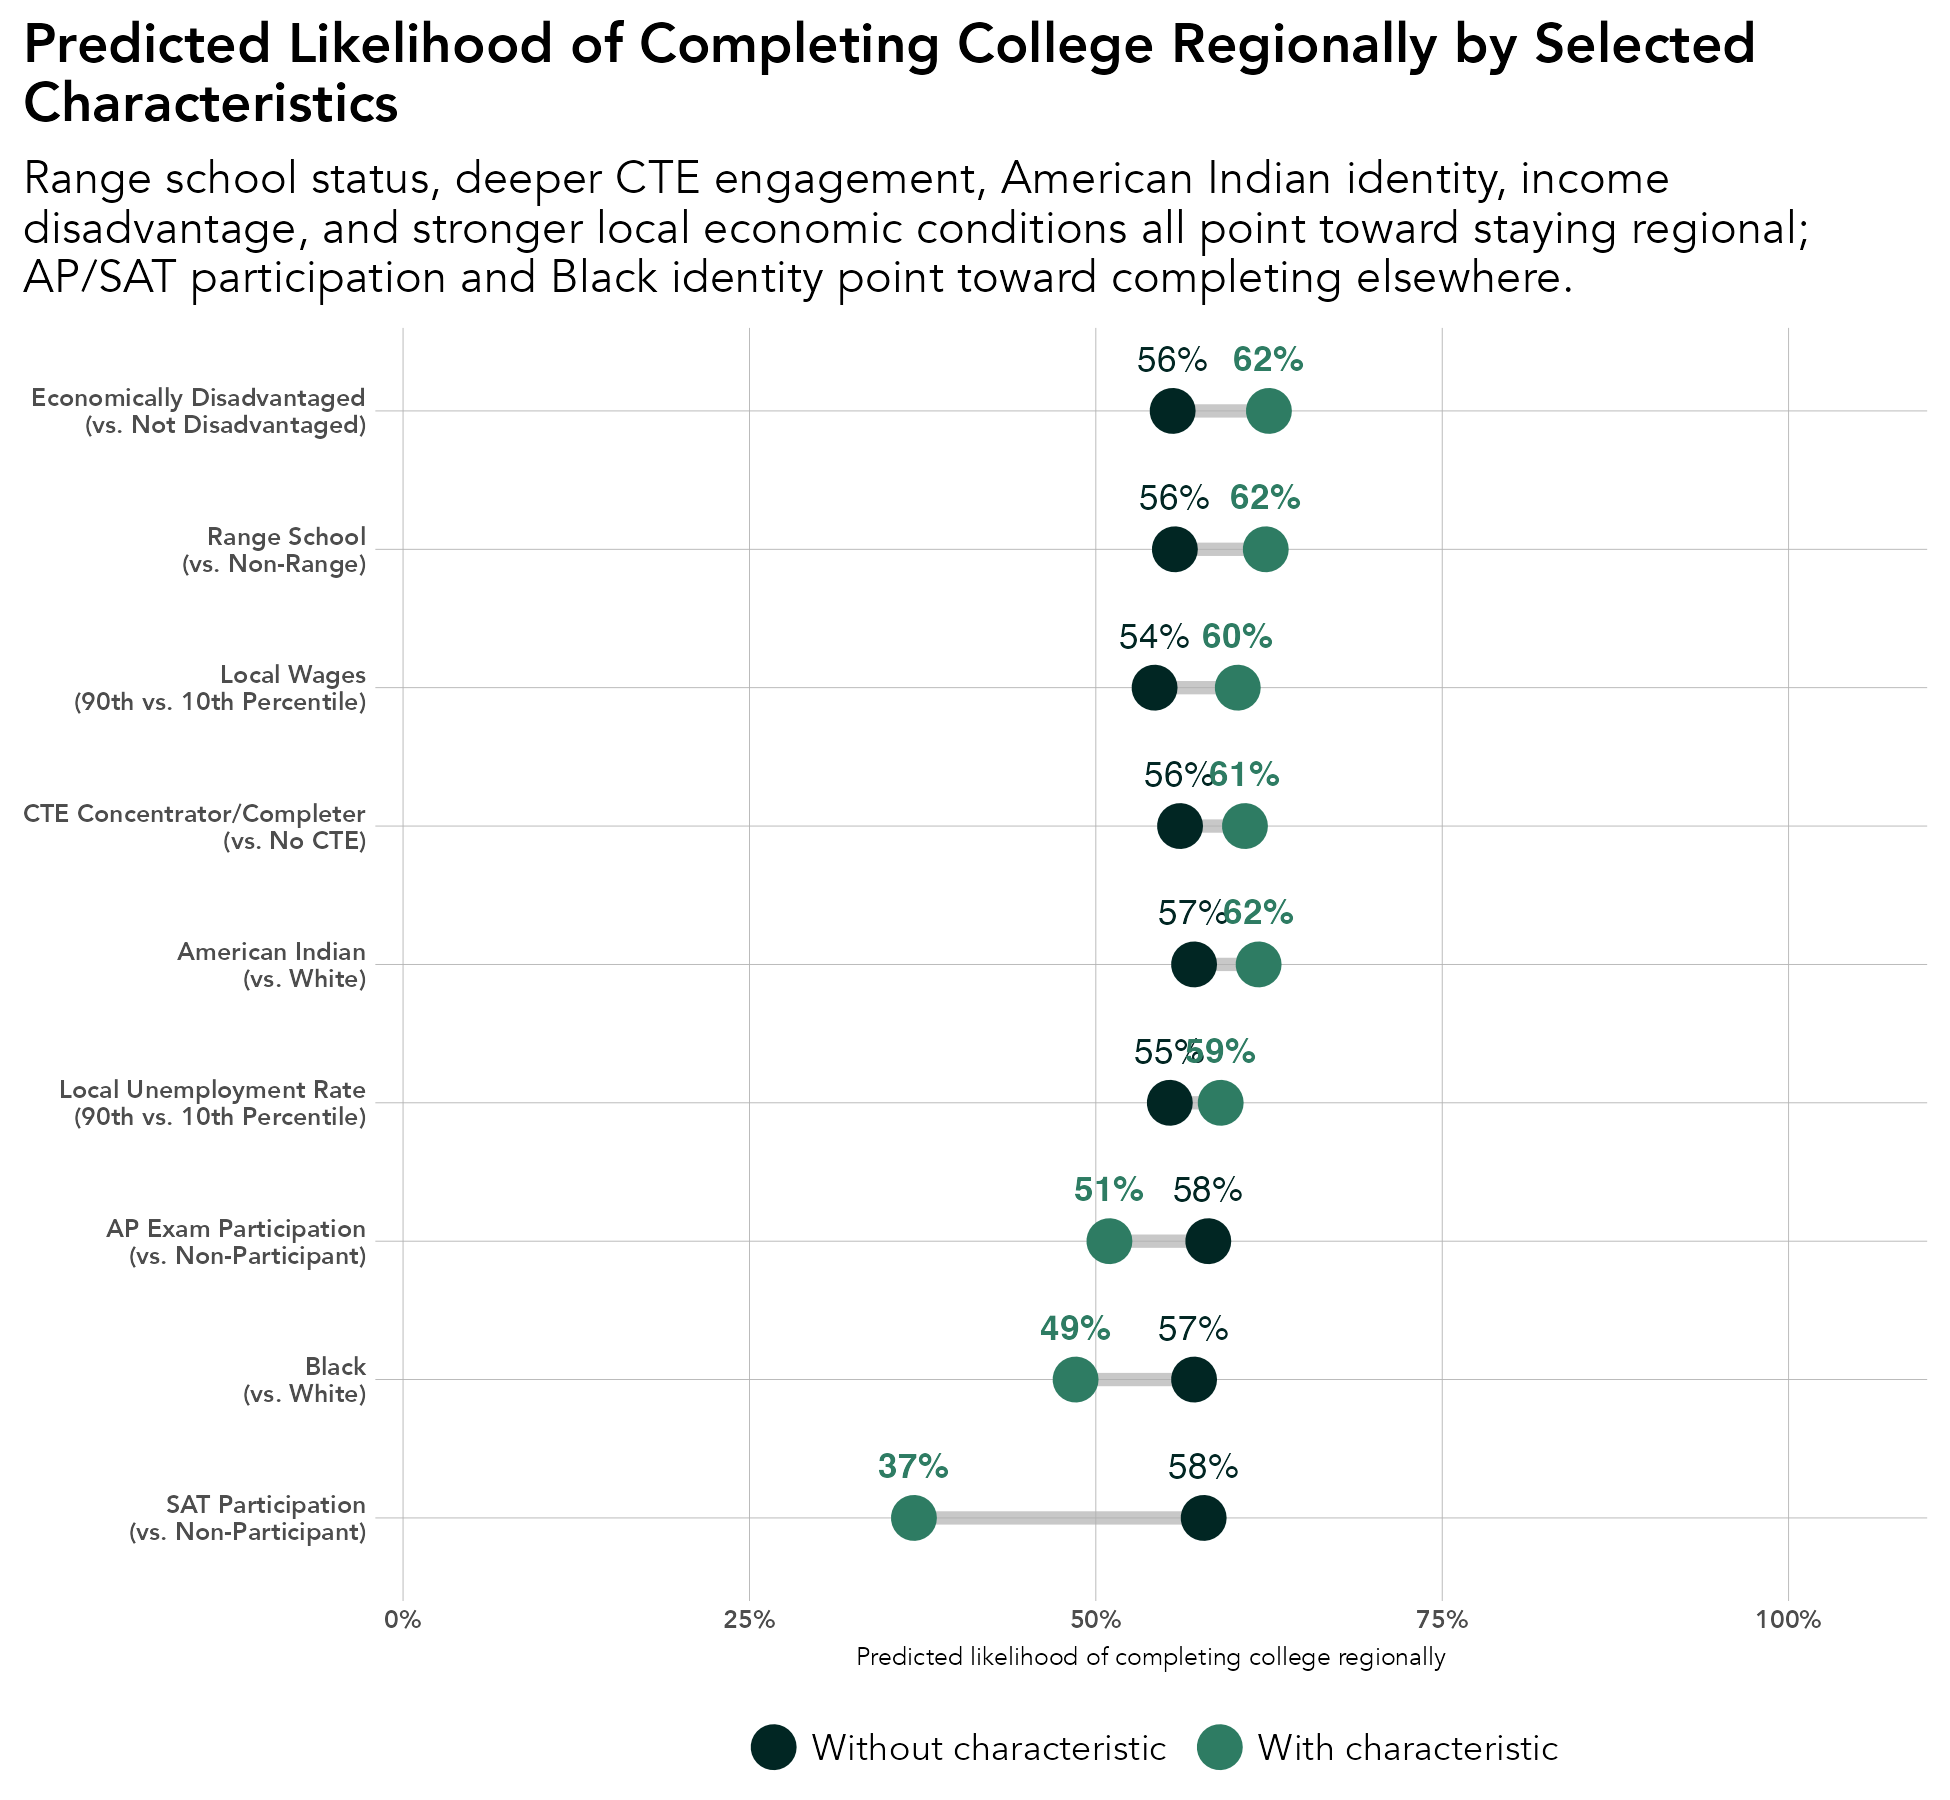

Write R code to recreate this figure.
# library -----------------------------------------------------------------
library(tidyverse)
library(sf)
library(ggrepel)
library(scales)
library(ggiraph)
library(rmapshaper)
library(cowplot)
library(RColorBrewer)
library(readxl)
library(lubridate)
library(readxl)
library(systemfonts)
reset_font_cache()
library(ggtext)
library(janitor)
library(cowplot)


rm(list = ls())

# themes ------------------------------------------------------------------
theme_bar <- theme_bw() +
  theme(panel.grid.major = element_line(color = "grey70", size = 0.1),
        panel.grid.minor = element_blank(),
        axis.ticks = element_blank(),
        axis.text = element_text(face = "bold"),
        panel.border = element_blank(),
        legend.background = element_rect(fill = "transparent", color = "transparent"),
        legend.key = element_rect(fill = "transparent"),
        legend.key.size = unit(1, "lines"),
        legend.margin = margin(0,0,0,0),
        legend.title = element_blank(),
        legend.text = element_text(margin = margin(l = 2)),
        text = element_text(family = "Avenir") ,
        plot.title.position = "plot",
        plot.title = element_text(face = "bold"))

theme_line <- theme_bw() +
  theme(legend.background = element_rect(fill = "transparent", color = "transparent"),
        legend.key = element_rect(fill = "transparent"),
        legend.text = element_text(margin = margin(l = 2)),
        panel.grid.minor = element_blank(),
        panel.grid.major = element_line(color = "grey70", size = 0.1),
        axis.ticks = element_blank(),
        axis.text = element_text(face = "bold"),
        panel.border = element_blank(),
        legend.margin = margin(0,0,0,0),
        legend.key.size = unit(1, "lines"),
        text = element_text(family = "Avenir") ,
        plot.title.position = "plot",
        plot.title = element_text(face = "bold"))


theme_sf <- theme_bw() +
  theme(axis.text.x=element_blank(),
        axis.text.y=element_blank(),
        axis.ticks=element_blank(),
        panel.background = element_blank(),
        panel.grid.major = element_line(color = "white"),
        panel.border = element_blank(),
        legend.title = element_blank(),
        legend.text = element_text(margin = margin(l = 2)),
        legend.margin = margin(0,0,0,0),
        legend.key.size = unit(1, "lines"),
        text = element_text(family = "Avenir") ,
        plot.title.position = "plot",
        plot.title = element_text(face = "bold"))

regions <- read_csv("/Users/kellyasche/Library/CloudStorage/GoogleDrive-kasche@ruralmn.org/My Drive/Data Prep/R Projects/Join docs/county_regions.csv") %>%
  select(5,6) %>%
  unique() %>%
  mutate(edr = str_replace(edr, "  ", " "),
         planning.region = str_replace(planning.region, " Minnesota", ""),
         planning.region = fct_relevel(planning.region, "Northwest", "Northeast", "Central", "Seven County Mpls-St Paul", "Southwest", "Southeast"),
         edr = fct_relevel(edr, "EDR 1 - Northwest", "EDR 2 - Headwaters", "EDR 3 - Arrowhead", "EDR 4 - West Central", "EDR 5 - North Central", "EDR 6E- Southwest Central", "EDR 6W- Upper Minnesota Valley", "EDR 7E- East Central", "EDR 7W- Central", "EDR 8 - Southwest", "EDR 9 - South Central", "EDR 10 - Southeast", "EDR 11 - 7 County Twin Cities", "Minnesota"))

counties.regions <- read_csv("/Users/kellyasche/Library/CloudStorage/GoogleDrive-kasche@ruralmn.org/My Drive/Data Prep/R Projects/Join docs/county_regions.csv") %>%
  mutate(countyfp = formatC(countyfp, width = 3, flag = "0"),
         Name = str_to_title(Name),
         Name = str_replace(Name, "Q", "q"),
         Name = str_replace(Name, "Of The", "of the"),
         Name = str_replace(Name, "Mcleod", "McLeod"),
         Dem_Desc = ifelse(Name == "Minnesota", "Minnesota", Dem_Desc) ,
         edr = str_replace(edr, "  ", " "),
         planning.region = str_replace(planning.region, " Minnesota", ""),
         planning.region = fct_relevel(planning.region, "Northwest", "Northeast", "Central", "Seven County Mpls-St Paul", "Southwest", "Southeast"),
         edr = fct_relevel(edr, "EDR 1 - Northwest", "EDR 2 - Headwaters", "EDR 3 - Arrowhead", "EDR 4 - West Central", "EDR 5 - North Central", "EDR 6E- Southwest Central", "EDR 6W- Upper Minnesota Valley", "EDR 7E- East Central", "EDR 7W- Central", "EDR 8 - Southwest", "EDR 9 - South Central", "EDR 10 - Southeast", "EDR 11 - 7 County Twin Cities", "Minnesota"))

color.ruca <- c("Entirely rural" = "#009933", "Town/rural mix" = "#99CC33", "Urban/town/rural mix" = "#CC9966", "Entirely urban" = "#754C29", "Minnesota" = "black")

color.pr <- c("Northwest" = "#4575b4","Northeast" = "grey", "Central" = "#fee090", "Seven County Mpls-St Paul" = "#d73027", "Southwest" = "#91bfdb", "Southeast" = "#fc8d59", "Minnesota" = "black")

color.edr <- c("EDR 1 - Northwest" = "#b3cde3", "EDR 2 - Headwaters" = "#8c96c6", "EDR 3 - Arrowhead" = "#fe9929", "EDR 4 - West Central" = "#8856a7", "EDR 5 - North Central" = "#810f7c", "EDR 6E- Southwest Central" = "#e5f5f9", "EDR 6W- Upper Minnesota Valley" = "#bdc9e1", "EDR 7E- East Central" = "#99d8c9", "EDR 7W- Central" = "#2ca25f", "EDR 8 - Southwest" = "#74a9cf", "EDR 9 - South Central" = "#0570b0", "EDR 10 - Southeast" = "#d7301f", "EDR 11 - 7 County Twin Cities" = "#d8b365", "Minnesota" = "black")

color.pr.edr <- c ("Northwest" = "#4575b4","Northeast" = "#e0f3f8", "Central" = "#fee090", "Seven County Mpls-St Paul" = "#d73027", "Southwest" = "#91bfdb", "Southeast" = "#fc8d59", "Minnesota" = "black", "EDR 1 - Northwest" = "#b3cde3", "EDR 2 - Headwaters" = "#8c96c6", "EDR 3 - Arrowhead" = "#fe9929", "EDR 4 - West Central" = "#8856a7", "EDR 5 - North Central" = "#810f7c", "EDR 6E- Southwest Central" = "#e5f5f9", "EDR 6W- Upper Minnesota Valley" = "#bdc9e1", "EDR 7E- East Central" = "#99d8c9", "EDR 7W- Central" = "#2ca25f", "EDR 8 - Southwest" = "#74a9cf", "EDR 9 - South Central" = "#0570b0", "EDR 10 - Southeast" = "#d7301f", "EDR 11 - 7 County Twin Cities" = "#d8b365")

color.six <- c("#009933", "#4575b4", "grey", "#fee090", "#fc8d59", "#d73027")

mn_counties <- st_read("/Users/kellyasche/Library/CloudStorage/GoogleDrive-kasche@ruralmn.org/My Drive/Data Prep/R Projects/Shapefiles/County shapefiles/MNCounties_MNDOT.shp", quiet = TRUE) %>%
  ms_simplify(keep = .01, keep_shapes = TRUE) %>%
  rename("countyfp" = "FIPS_CODE")

primary_colors <- c("#012623", "#2E7C63", "#8B601F", "#9B3F24", "grey")

alt_colors     <- c("#012623", "#9B3F24", "#E6A762", "#8B601F", "#222222")

expanded_colors <- c("#012623",   # Deep Field Green
                     "#9B3F24",   # Earth Red
                     "#2E7C63",   # Community Green
                     "#E6A762",   # Warm Accent
                     "#8B601F",   # Heritage Brown
                     "#0F5952",   # Secondary Green
                     "#222222",   # Dark Neutral
                     "grey")      # Light-mid neutral


# Prep data ---------------------------------------------------------------

original <- read_csv("Data/SLEDS/Masters/Master-report-dataset.csv")

model_vars_dv3<- c("Gender", "RaceEthnicity", "economic.status", "SpecialEdStatus",
                   "english.learner", "Dem_Desc", "range.school", "avg.wages.pct.state", "avg.unemp.rate",
                   "pseo.participant", "took.ACT", "ACTCompositeScore", "ap.exam", "sat.taken",
                   "cte.achievement", "ps.grad.location")

master.model.dv3 <- original %>%
  filter(grad.year > 2010,
         grad.year <= 2019,
         ps.grad == "Y",
         ps.grad.location != "Did not graduate ps",
         RaceEthnicity != "Unknown") %>%
  select(PersonID, all_of(model_vars_dv3)) %>%
  filter(!is.na(pseo.participant)) %>%
  mutate(ps.grad.location = ifelse(ps.grad.location == "PS grad Region", "PS grad Region", "PS grad outside region"),
         ps.grad.location = fct_relevel(ps.grad.location, "PS grad outside region"),
         Gender = fct_relevel(Gender, "M"),
         RaceEthnicity = fct_relevel(RaceEthnicity, "White"),
         economic.status = as_factor(economic.status),
         economic.status = fct_relevel(economic.status, "0"),
         SpecialEdStatus = as.character(SpecialEdStatus),
         SpecialEdStatus = fct_relevel(SpecialEdStatus, "0"),
         english.learner = as_factor(english.learner),
         english.learner = fct_relevel(english.learner, "0"),
         Dem_Desc = fct_relevel(Dem_Desc, "Entirely rural"),
         range.school = fct_relevel(range.school, "Non-range school"),
         
         pseo.participant = as.character(pseo.participant),
         pseo.participant = fct_relevel(pseo.participant, "0"),
         took.ACT = fct_relevel(took.ACT, "No"),
         ACTCompositeScore.filled = ifelse(is.na(ACTCompositeScore), 0, ACTCompositeScore),
         sat.taken = as_factor(sat.taken),
         sat.taken = fct_relevel(sat.taken, "0"),
         ap.exam = as_factor(ap.exam),
         ap.exam = fct_relevel(ap.exam, "0"),
         cte.achievement = fct_relevel(cte.achievement, "No CTE"))

model3_dv3 <- glm(
  ps.grad.location ~
    Gender +
    RaceEthnicity +
    economic.status +
    SpecialEdStatus +
    english.learner +
    Dem_Desc +
    range.school +
    avg.wages.pct.state +
    avg.unemp.rate +
    pseo.participant +
    took.ACT +
    ACTCompositeScore.filled +
    ap.exam + 
    sat.taken +
    cte.achievement,
  family = binomial,
  data = master.model.dv3
)


# ---- Organizational color palette ----
color_baseline <- "#012623"  # Deep Field Green
color_highlight <- "#2E7C63" # Community Green

# ---- Helper: average marginal effect (marginal standardization) ----
amp <- function(model, data, var, value) {
  data[[var]] <- value
  mean(predict(model, newdata = data, type = "response"))
}

# ---- Chart 1: Dumbbell chart, all yes/no and demographic characteristics ----
# For the two continuous variables (local wages, local unemployment), we compare
# the 10th vs. 90th percentile of each variable's actual observed range in this
# data -- consistent with how we checked the unemployment effect earlier.

wages_low  <- quantile(master.model.dv3$avg.wages.pct.state, 0.10)
wages_high <- quantile(master.model.dv3$avg.wages.pct.state, 0.90)
unemp_low  <- quantile(master.model.dv3$avg.unemp.rate, 0.10)
unemp_high <- quantile(master.model.dv3$avg.unemp.rate, 0.90)

dumbbell_data <- tibble(
  characteristic = c(
    "Range School\n(vs. Non-Range)",
    "CTE Concentrator/Completer\n(vs. No CTE)",
    "American Indian\n(vs. White)",
    "Economically Disadvantaged\n(vs. Not Disadvantaged)",
    "Black\n(vs. White)",
    "Local Wages\n(90th vs. 10th Percentile)",
    "Local Unemployment Rate\n(90th vs. 10th Percentile)",
    "AP Exam Participation\n(vs. Non-Participant)",
    "SAT Participation\n(vs. Non-Participant)"
  ),
  baseline_pct = c(
    amp(model3_dv3, master.model.dv3, "range.school", "Non-range school"),
    amp(model3_dv3, master.model.dv3, "cte.achievement", "No CTE"),
    amp(model3_dv3, master.model.dv3, "RaceEthnicity", "White"),
    amp(model3_dv3, master.model.dv3, "economic.status", "0"),
    amp(model3_dv3, master.model.dv3, "RaceEthnicity", "White"),
    amp(model3_dv3, master.model.dv3, "avg.wages.pct.state", wages_low),
    amp(model3_dv3, master.model.dv3, "avg.unemp.rate", unemp_low),
    amp(model3_dv3, master.model.dv3, "ap.exam", "0"),
    amp(model3_dv3, master.model.dv3, "sat.taken", "0")
  ),
  higher_pct = c(
    amp(model3_dv3, master.model.dv3, "range.school", "Range school"),
    amp(model3_dv3, master.model.dv3, "cte.achievement", "CTE Concentrator or Completor"),
    amp(model3_dv3, master.model.dv3, "RaceEthnicity", "AI"),
    amp(model3_dv3, master.model.dv3, "economic.status", "1"),
    amp(model3_dv3, master.model.dv3, "RaceEthnicity", "Black"),
    amp(model3_dv3, master.model.dv3, "avg.wages.pct.state", wages_high),
    amp(model3_dv3, master.model.dv3, "avg.unemp.rate", unemp_high),
    amp(model3_dv3, master.model.dv3, "ap.exam", "1"),
    amp(model3_dv3, master.model.dv3, "sat.taken", "1")
  )
) %>%
  mutate(
    gap = higher_pct - baseline_pct,
    characteristic = fct_reorder(characteristic, gap)
  )

ggplot(dumbbell_data, aes(y = characteristic)) +
  geom_segment(aes(x = baseline_pct, xend = higher_pct, yend = characteristic),
               color = "#B0B0B0", linewidth = 1.5, alpha = 0.7) +
  geom_point(aes(x = baseline_pct, color = "Without characteristic"), size = 4.5) +
  geom_point(aes(x = higher_pct, color = "With characteristic"), size = 4.5) +
  geom_text(aes(x = baseline_pct, label = percent(baseline_pct, accuracy = 1)),
            vjust = -1.6, size = 3, color = color_baseline) +
  geom_text(aes(x = higher_pct, label = percent(higher_pct, accuracy = 1)),
            vjust = -1.6, size = 3, color = color_highlight, fontface = "bold") +
  scale_color_manual(
    name = NULL,
    values = c("Without characteristic" = color_baseline, 
               "With characteristic" = color_highlight),
    breaks = c("Without characteristic", "With characteristic")
  ) +
  scale_x_continuous(labels = percent, limits = c(0, 1),
                     expand = expansion(mult = c(0.02, 0.1))) +
  labs(
    x = "Predicted likelihood of completing college regionally",
    y = NULL,
    title = "Predicted Likelihood of Completing College Regionally by Selected\nCharacteristics",
    subtitle = "Range school status, deeper CTE engagement, American Indian identity, income\ndisadvantage, and stronger local economic conditions all point toward staying regional;\nAP/SAT participation and Black identity point toward completing elsewhere."
  ) +
  theme_bar +
  theme(legend.position = "bottom",
        axis.title.x = element_text(size = 6),
        axis.text = element_text(size = 6))

ggsave(filename = "Charts/Draft 5/ps-grad-region-characteristics.pdf", device = cairo_pdf, dpi = "print", width = 6.5, height = 6)

ggsave(filename = "Charts/Draft 5/ps-grad-region-characteristics.png", dpi = "print", width = 6.5, height = 6)
